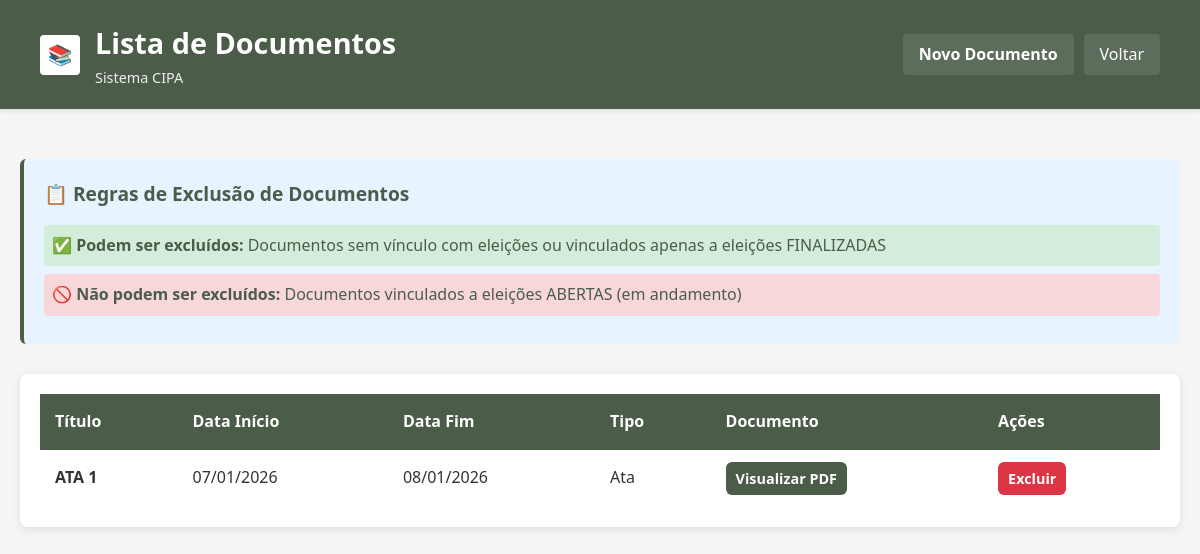
Page /code/cipa_t1/documento/listar (signed in) on the committed database.
### tables this page shows
CREATE TABLE documento (
  id_documento INT NOT NULL AUTO_INCREMENT,
  data_hora_documento TIMESTAMP DEFAULT CURRENT_TIMESTAMP,
  data_inicio_documento DATE,
  data_fim_documento DATE,
  obs_documento VARCHAR(255),
  pdf_documento VARCHAR(255),
  titulo_documento VARCHAR(100),
  tipo_documento ENUM('Edital','Ata'),
  PRIMARY KEY (id_documento)
);

### index.php (called while the page is built, shortened)
<?php
    include "./routes.php";
?>

### models/Documento.php (called while the page is built, shortened)
<?php
    class Documento{
        private int $idDocumento;
        private string $dataInicioDocumento;
        private string $dataFimDocumento;
        private string $pdfDocumento;
        private string $tituloDocumento;
        private string $tipoDocumento;
        public function __construct(
            string $dataInicioDocumento,
            string $dataFimDocumento,
            string $tituloDocumento,
            string $tipoDocumento,
            string $pdfDocumento = "",
            string $dataHoraDocumento = "",
            int $idDocumento = 0,
            string $statusEleicaoVinculada = "SEM_VINCULO"
        ){
            $this->idDocumento = $idDocumento;
            $this->dataInicioDocumento = $dataInicioDocumento;
            $this->dataFimDocumento = $dataFimDocumento;
            $this->pdfDocumento = $pdfDocumento;
            $this->tituloDocumento = $tituloDocumento;
            $this->tipoDocumento = $tipoDocumento;
        }
        public function getIdDocumento() {return $this->idDocumento;}
        public function getDataInicioDocumento() {return $this->dataInicioDocumento;}
        public function getDataFimDocumento() {return $this->dataFimDocumento;}
        public function getPdfDocumento() {return $this->pdfDocumento;}
        public function getTituloDocumento() {return $this->tituloDocumento;}
        public function getTipoDocumento() {return $this->tipoDocumento;}
    }
?>

### repositories/DocumentoDAO.php (called while the page is built, shortened)
<?php
require_once __DIR__ . "/../models/Documento.php";
require_once __DIR__ . "/../utils/Conexao.php";
class DocumentoDAO extends Conexao {
    private $db;
    public function __construct() {
        $this->db = self::pegarConexao();
    }
    public function buscarTodos() {
        try {
            $sql = "SELECT d.*,
                           CASE
                               WHEN e.id_eleicao IS NOT NULL THEN e.status_eleicao
                               ELSE 'SEM_VINCULO'
                           END as status_eleicao_vinculada
                    FROM documento d
                    LEFT JOIN eleicao e ON d.id_documento = e.documento_fk
                    ORDER BY d.data_inicio_documento DESC";
            $stmt = $this->db->prepare($sql);
            $stmt->execute();
            $resposta = $stmt->fetchAll(PDO::FETCH_ASSOC);
            return $resposta;
        } catch (PDOException $e) {
            error_log("Erro DocumentoDAO buscarTodos: " . $e->getMessage());
            return [];
        }
    }
}

### utils/Conexao.php (called while the page is built)
<?php
    abstract class Conexao {
        private static ?PDO $pdo = null;
        public static function pegarConexao() {
            try {
                $dsn = "mysql:host=127.0.0.1;dbname=cipa_t1;port=3307";
                $user = "root";
                $password = "";
                self::$pdo = new PDO($dsn, $user, $password);
                return self::$pdo;
            } catch(PDOException $e) {
                echo("ERRO em conexao: " . $e->getMessage());
                return null;
            }
        }
    }
?>

### views/documento/lista.php (the view, shortened to what this page needs)
<?php
    $documentos = $_SESSION["documentos"] ?? [];
?>
<!DOCTYPE html>
<html lang="pt-BR">
<head>
    <link rel="stylesheet" href="/code/cipa_t1/css/style.css">
</head>
<body>
    <div class="header">
        <div class="header-icon">📚</div>
        <div class="header-title">
            <h1>Lista de Documentos</h1>
            <p>Sistema CIPA</p>
        </div>
        <div class="header-actions">
            <a href="/code/cipa_t1/documento/cadastrar" class="btn-link">Novo Documento</a>
            <a href="/code/cipa_t1/">Voltar</a>
        </div>
    </div>
    <div class="container">
        <div class="info-box" style="margin-bottom: 20px;">
            <h3>📋 Regras de Exclusão de Documentos</h3>
            <ul style="list-style: none; padding: 0;">
                <li style="margin: 8px 0; padding: 8px; background: #d4edda; border-radius: 4px;">
                    <strong>✅ Podem ser excluídos:</strong> Documentos sem vínculo com eleições ou vinculados apenas a eleições FINALIZADAS
                </li>
                <li style="margin: 8px 0; padding: 8px; background: #f8d7da; border-radius: 4px;">
                    <strong>🚫 Não podem ser excluídos:</strong> Documentos vinculados a eleições ABERTAS (em andamento)
                </li>
            </ul>
        </div>
        <div class="table-container">
            <?php if (!empty($documentos) && is_array($documentos)): ?>
                <table>
                    <thead>
                        <tr>
                            <th>Título</th>
                            <th>Data Início</th>
                            <th>Data Fim</th>
                            <th>Tipo</th>
                            <th>Documento</th>
                            <th>Ações</th>
                        </tr>
                    </thead>
                    <tbody>
                        <?php foreach ($documentos as $doc): ?>
                            <?php
                                if (is_object($doc)) {
                                    $id = $doc->getIdDocumento();
                                    $titulo = $doc->getTituloDocumento();
                                    $dataInicio = $doc->getDataInicioDocumento();
                                    $dataFim = $doc->getDataFimDocumento();
                                    $tipo = $doc->getTipoDocumento();
                                    $pdf = $doc->getPdfDocumento();
                                }
                                $dataInicioFormatada = $dataInicio ? date('d/m/Y', strtotime($dataInicio)) : '-';
                                $dataFimFormatada = $dataFim ? date('d/m/Y', strtotime($dataFim)) : '-';
                            ?>
                            <tr>
                                <td><strong><?php echo htmlspecialchars($titulo); ?></strong></td>
                                <td><?php echo $dataInicioFormatada; ?></td>
                                <td><?php echo $dataFimFormatada; ?></td>
                                <td><?php echo htmlspecialchars($tipo); ?></td>
                                <td>
                                    <?php if (!empty($pdf)): ?>
                                        <a href="/code/cipa_t1/<?php echo htmlspecialchars($pdf); ?>" target="_blank" class="btn-link" style="padding: 5px 10px; font-size: 0.9em;">Visualizar PDF</a>
                                    <?php else: ?>
                                        <em>Não disponível</em>
                                    <?php endif; ?>
                                </td>
                                <td>
                                    <a href="/code/cipa_t1/documento/deletar?id=<?php echo $id; ?>" class="btn-link" style="padding: 5px 10px; font-size: 0.9em; background-color: #dc3545;" onclick="return confirm('Tem certeza que deseja excluir este documento?');">Excluir</a>
                                </td>
                            </tr>
                        <?php endforeach; ?>
                    </tbody>
                </table>
            <?php else: ?>
                <div class="alert alert-info">
                    Nenhum documento cadastrado.
                </div>
            <?php endif; ?>
        </div>
    </div>
</body>
</html>

### css/style.css (style rules this page uses)
* { margin: 0; padding: 0; box-sizing: border-box; }
body { background-color: #f5f5f5; color: #4b5c49; font-family: 'Segoe UI', Tahoma, Geneva, Verdana, sans-serif; min-height: 100vh; line-height: 1.6; }
.header { background-color: #4b5c49; color: white; padding: 20px 40px; box-shadow: 0 2px 4px rgba(0,0,0,0.1); display: flex; align-items: center; gap: 15px; }
.header-icon { width: 40px; height: 40px; background-color: white; border-radius: 4px; display: flex; align-items: center; justify-content: center; color: #f1c21a; font-weight: bold; font-size: 20px; }
.header-title { flex: 1; }
.header-title h1 { color: white; font-size: 1.8em; margin: 0; }
.header-title p { color: rgba(255,255,255,0.9); font-size: 0.9em; margin: 0; }
.header-actions { display: flex; gap: 10px; align-items: center; }
.header-actions a { color: white; text-decoration: none; padding: 8px 16px; border-radius: 4px; background-color: rgba(255,255,255,0.1); transition: background-color 0.3s; }
.container { max-width: 1200px; margin: 0 auto; padding: 30px 20px; }
.table-container { background-color: white; border-radius: 8px; padding: 20px; margin: 30px 0; box-shadow: 0 2px 8px rgba(0,0,0,0.1); overflow-x: auto; }
table { width: 100%; border-collapse: collapse; margin: 0; background-color: transparent; border-radius: 0; overflow: visible; box-shadow: none; }
thead { background-color: #4b5c49; }
th { padding: 15px; text-align: left; color: white; font-weight: 600; border: none; }
td { padding: 12px 15px; border-bottom: 1px solid #e0e0e0; color: #333; }
tbody tr:last-child td { border-bottom: none; }
a { color: #4b5c49; text-decoration: none; font-weight: 500; transition: color 0.3s; }
.btn-link { display: inline-block; padding: 10px 20px; background-color: #4b5c49; color: white; border-radius: 6px; text-decoration: none; font-weight: 600; transition: background-color 0.3s; }
h3 { color: #4b5c49; margin: 20px 0 15px 0; font-size: 1.2em; }
.info-box { background-color: #e7f3ff; border-left: 4px solid #4b5c49; padding: 20px; border-radius: 6px; margin: 20px 0; }
.info-box h3 { margin-top: 0; color: #4b5c49; }

### rows in the picture
documento: titulo_documento "ATA 1", data_inicio_documento "07/01/2026", data_fim_documento "08/01/2026", tipo_documento "Ata"
